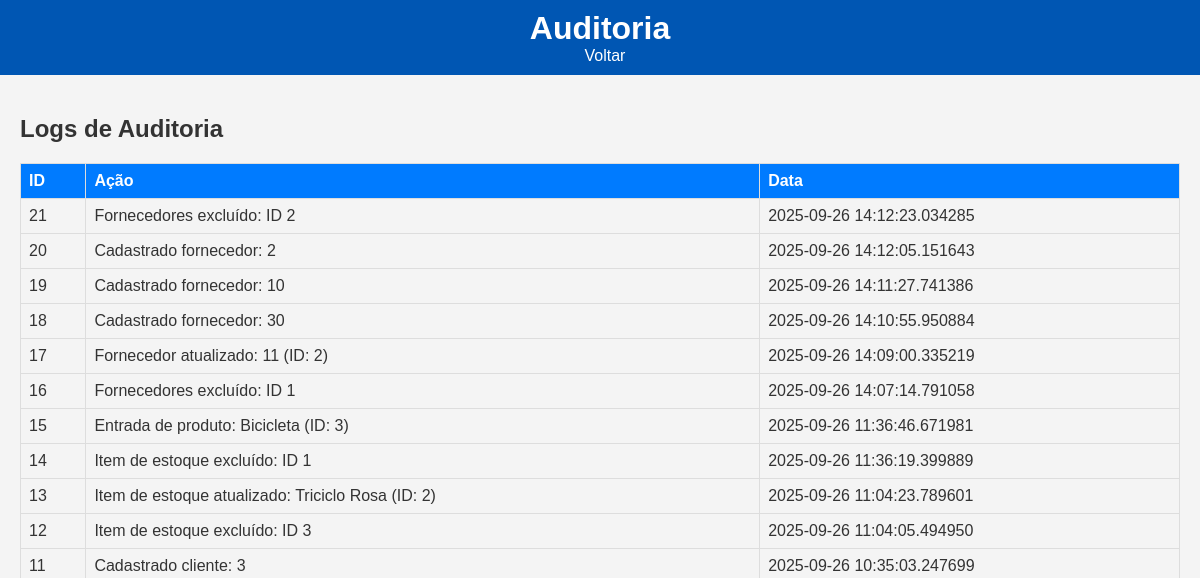
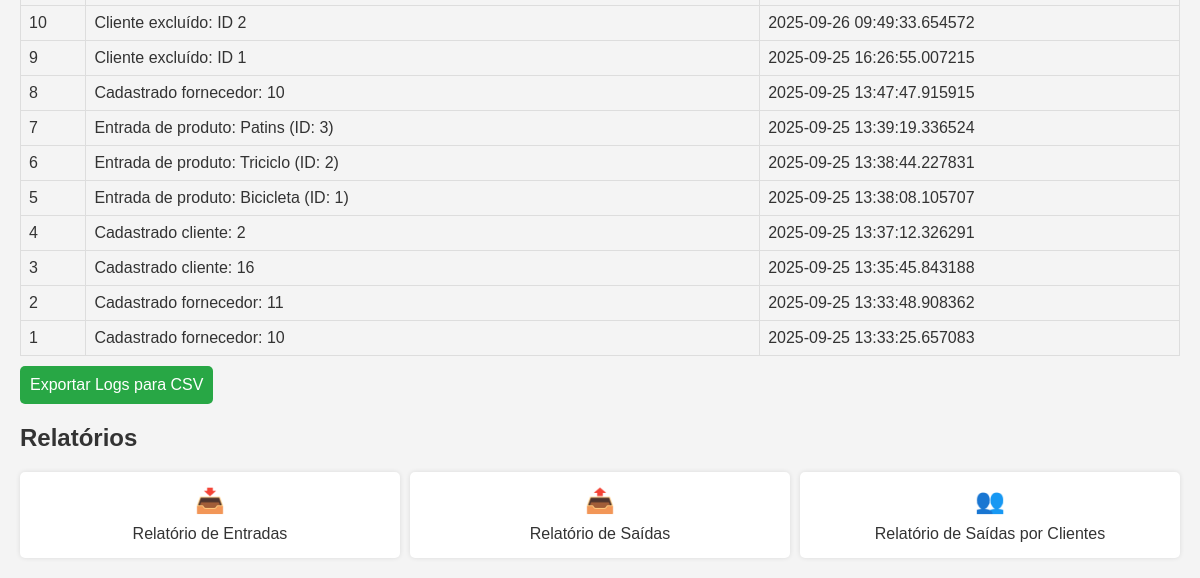
The page /auditoria on the database as committed earlier (2 pictures, top to bottom).
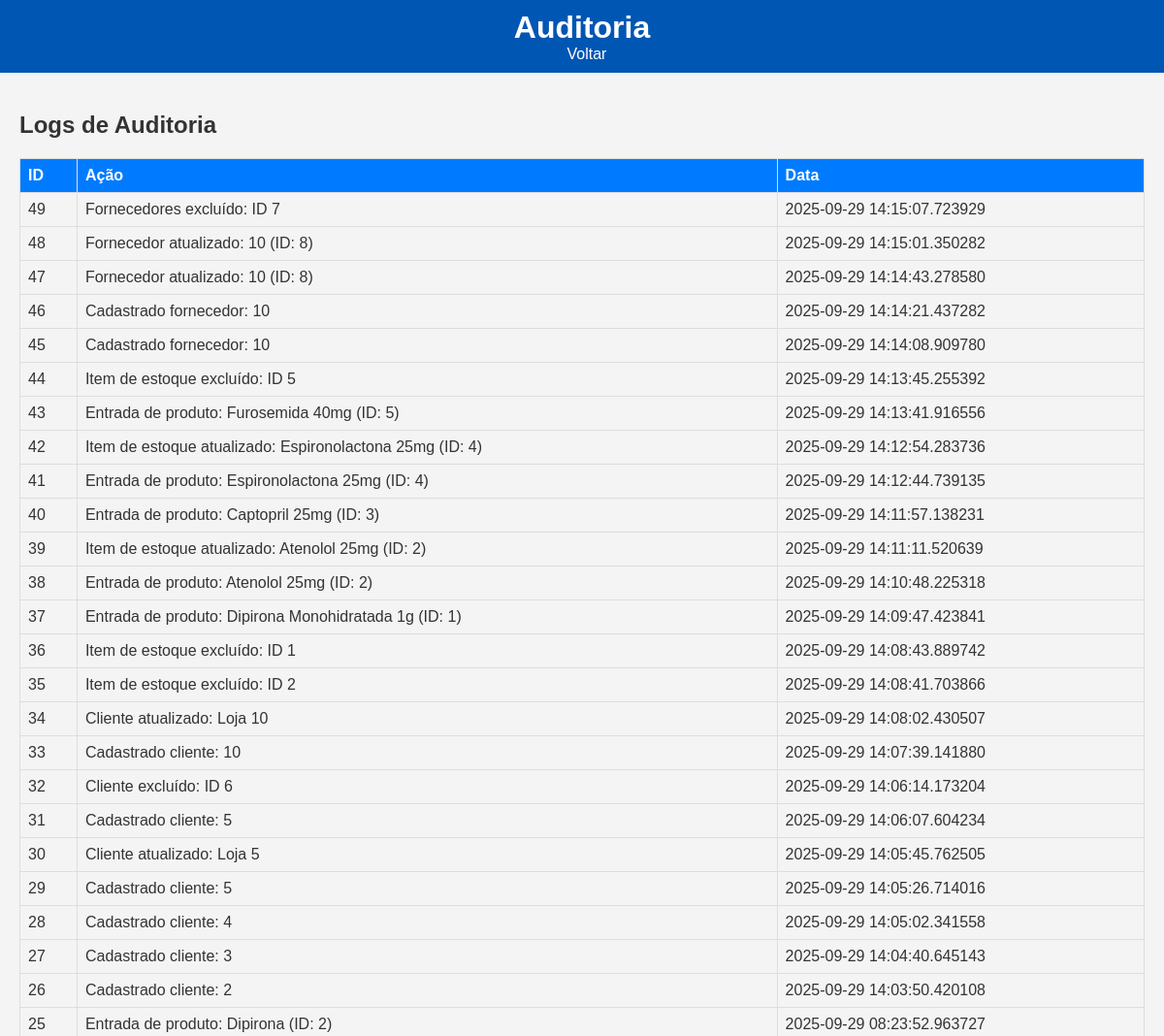
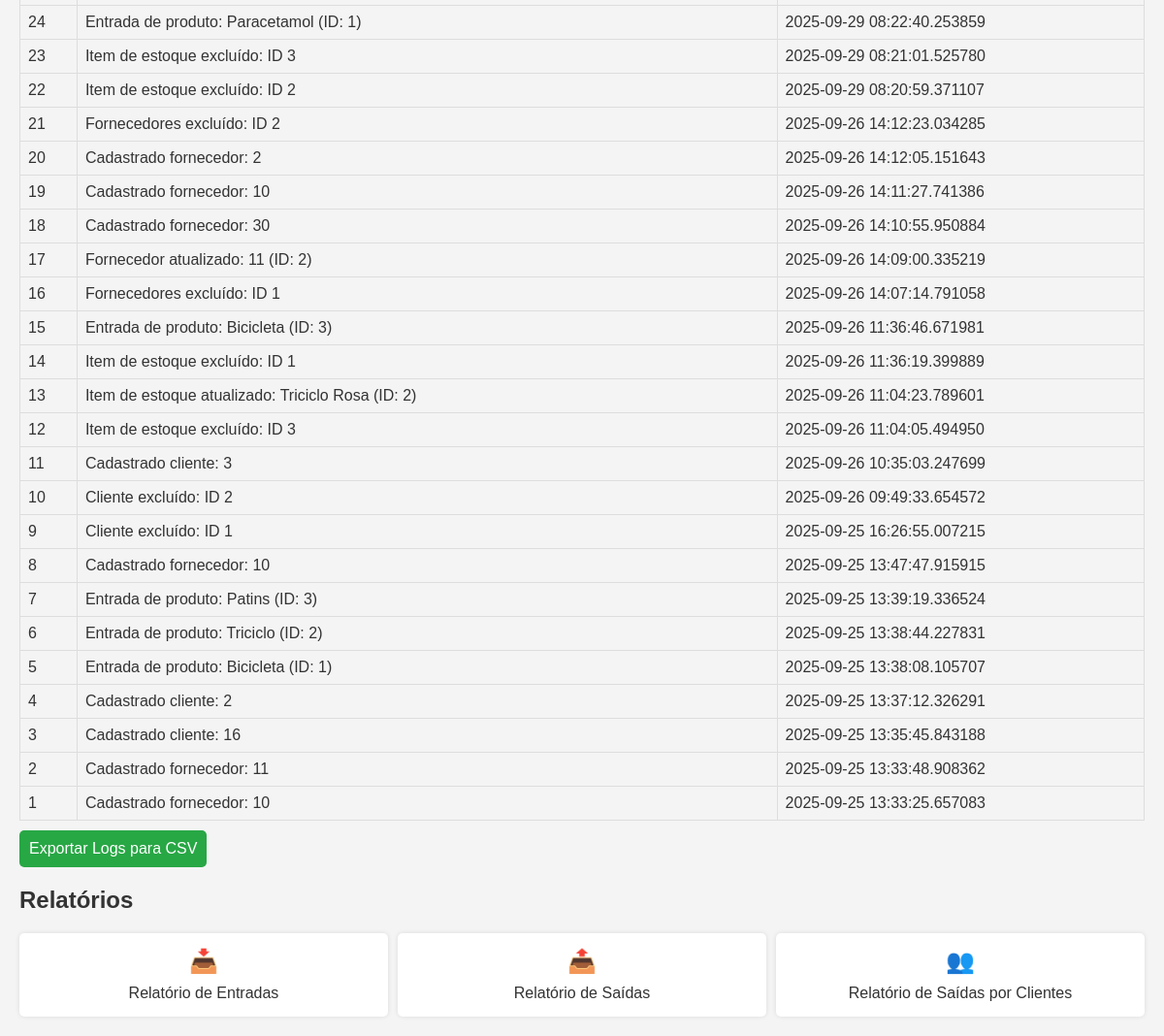
The same page on the database as committed later (2 pictures, top to bottom).
### tables this page shows
CREATE TABLE auditoria (
                 id INTEGER PRIMARY KEY,
                 acao TEXT,
                 data TIMESTAMP);

### app.py (the view)
@app.route('/auditoria')
def auditoria():
    conn = sqlite3.connect('gestao.db')
    c = conn.cursor()
    c.execute("SELECT * FROM auditoria ORDER BY data DESC")
    logs = c.fetchall()
    conn.close()
    return render_template('auditoria.html', logs=logs)

### templates/auditoria.html (shortened to what this page needs)
<!DOCTYPE html>
<html lang="pt-BR">
<head>
    <link rel="stylesheet" href="{{ url_for('static', filename='style.css') }}">
</head>
<body>
    <header>
        <h1>Auditoria</h1>
        <a href="/" class="back-btn">Voltar</a>
    </header>
    <main>
        <h2>Logs de Auditoria</h2>
        <table>
            <tr><th>ID</th><th>Ação</th><th>Data</th></tr>
            {% for log in logs %}
            <tr><td>{{ log[0] }}</td><td>{{ log[1] }}</td><td>{{ log[2] }}</td></tr>
            {% endfor %}
        </table>
        <a href="/export_auditoria" class="card-link">Exportar Logs para CSV</a>
        <h2>Relatórios</h2>
        <div class="card-grid">
            <a href="/relatorio_entradas" class="card" aria-label="Relatório de Entradas">
                <span class="icon">📥</span> Relatório de Entradas
            </a>
            <a href="/relatorio_saidas" class="card" aria-label="Relatório de Saídas">
                <span class="icon">📤</span> Relatório de Saídas
            </a>
            <a href="/relatorio_saidas_clientes" class="card" aria-label="Relatório de Saídas por Clientes">
                <span class="icon">👥</span> Relatório de Saídas por Clientes
            </a>
        </div>
    </main>
</body>
</html>

Rows that differ between the two databases and show on the page:
added auditoria: id "49", acao "Fornecedores excluído: ID 7", data "2025-09-29 14:15:07.723929"
added auditoria: id "48", acao "Fornecedor atualizado: 10 (ID: 8)", data "2025-09-29 14:15:01.350282"
added auditoria: id "47", acao "Fornecedor atualizado: 10 (ID: 8)", data "2025-09-29 14:14:43.278580"
added auditoria: id "46", acao "Cadastrado fornecedor: 10", data "2025-09-29 14:14:21.437282"
added auditoria: id "45", acao "Cadastrado fornecedor: 10", data "2025-09-29 14:14:08.909780"
added auditoria: id "44", acao "Item de estoque excluído: ID 5", data "2025-09-29 14:13:45.255392"
added auditoria: id "43", acao "Entrada de produto: Furosemida 40mg (ID: 5)", data "2025-09-29 14:13:41.916556"
added auditoria: id "42", acao "Item de estoque atualizado: Espironolactona 25mg (ID: 4)", data "2025-09-29 14:12:54.283736"
added auditoria: id "41", acao "Entrada de produto: Espironolactona 25mg (ID: 4)", data "2025-09-29 14:12:44.739135"
added auditoria: id "40", acao "Entrada de produto: Captopril 25mg (ID: 3)", data "2025-09-29 14:11:57.138231"
added auditoria: id "39", acao "Item de estoque atualizado: Atenolol 25mg (ID: 2)", data "2025-09-29 14:11:11.520639"
added auditoria: id "38", acao "Entrada de produto: Atenolol 25mg (ID: 2)", data "2025-09-29 14:10:48.225318"
added auditoria: id "37", acao "Entrada de produto: Dipirona Monohidratada 1g (ID: 1)", data "2025-09-29 14:09:47.423841"
added auditoria: id "36", acao "Item de estoque excluído: ID 1", data "2025-09-29 14:08:43.889742"
added auditoria: id "35", acao "Item de estoque excluído: ID 2", data "2025-09-29 14:08:41.703866"
added auditoria: id "34", acao "Cliente atualizado: Loja 10", data "2025-09-29 14:08:02.430507"
added auditoria: id "33", acao "Cadastrado cliente: 10", data "2025-09-29 14:07:39.141880"
added auditoria: id "32", acao "Cliente excluído: ID 6", data "2025-09-29 14:06:14.173204"
added auditoria: id "31", acao "Cadastrado cliente: 5", data "2025-09-29 14:06:07.604234"
added auditoria: id "30", acao "Cliente atualizado: Loja 5", data "2025-09-29 14:05:45.762505"
added auditoria: id "29", acao "Cadastrado cliente: 5", data "2025-09-29 14:05:26.714016"
added auditoria: id "28", acao "Cadastrado cliente: 4", data "2025-09-29 14:05:02.341558"
added auditoria: id "27", acao "Cadastrado cliente: 3", data "2025-09-29 14:04:40.645143"
added auditoria: id "26", acao "Cadastrado cliente: 2", data "2025-09-29 14:03:50.420108"
added auditoria: id "25", acao "Entrada de produto: Dipirona (ID: 2)", data "2025-09-29 08:23:52.963727"
added auditoria: id "24", acao "Entrada de produto: Paracetamol (ID: 1)", data "2025-09-29 08:22:40.253859"
added auditoria: id "23", acao "Item de estoque excluído: ID 3", data "2025-09-29 08:21:01.525780"
added auditoria: id "22", acao "Item de estoque excluído: ID 2", data "2025-09-29 08:20:59.371107"
